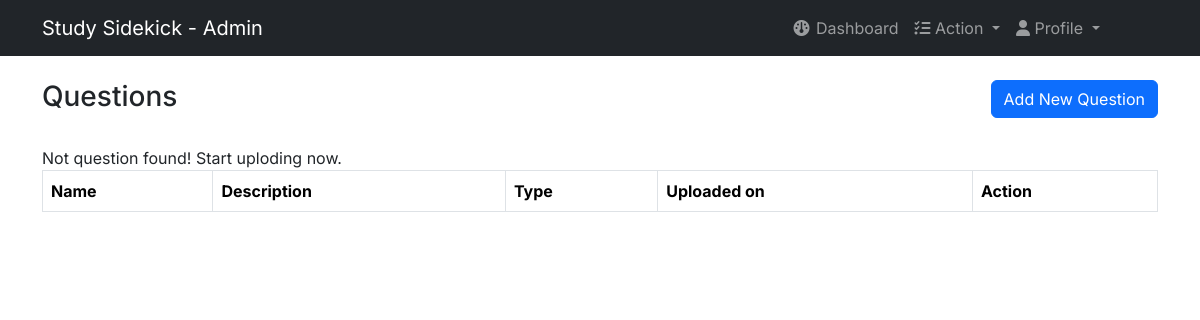
/dashboard/questions.php (signed in), run on an earlier commit of the app's database.
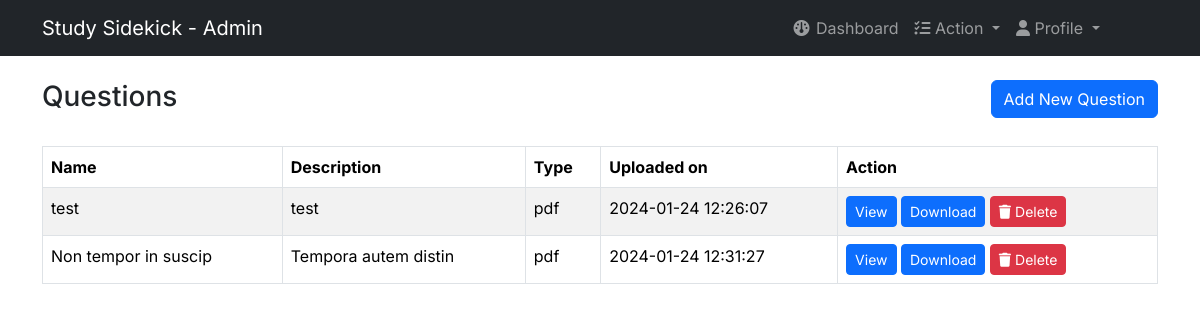
And on a later commit of the database.
### tables this page shows
CREATE TABLE IF NOT EXISTS `questions` (
  `question_id` int NOT NULL AUTO_INCREMENT,
  `question_name` varchar(255) DEFAULT NULL,
  `question_description` varchar(255) DEFAULT NULL,
  `subject_id` int DEFAULT NULL,
  `file` varchar(255) DEFAULT NULL,
  `file_type` varchar(255) DEFAULT NULL,
  `uploaded_by` int NOT NULL,
  `upload_time` timestamp NULL DEFAULT CURRENT_TIMESTAMP,
  PRIMARY KEY (`question_id`),
  KEY `questions_subject_subject_id_fk` (`subject_id`),
  CONSTRAINT `questions_subject_subject_id_fk` FOREIGN KEY (`subject_id`) REFERENCES `subject` (`subject_id`)
);

### dashboard/questions.php (the view, shortened to what this page needs)
<?php include 'includes/adminheader.php';
?>
<!DOCTYPE html>
<html lang="en">
<head>
</head>
<body>
    <?php include 'includes/adminnav.php'; ?>
    <div class="container mt-4">
        <div class="d-flex justify-content-between">
            <h3>Questions</h3>
            <div class="col-xs-4">
                <a href="add_question.php" class="btn btn-primary">Add New Question</a>
            </div>
        </div>
        <div class="mt-4">
            <form action="" method="post">
                <table class="table table-striped table-hover table-bordered">
                    <thead>
                        <tr>
                            <th>Name</th>
                            <th>Description</th>
                            <th>Type</th>
                            <th>Uploaded on</th>
                            <th>Action</th>
                        </tr>
                    </thead>
                    <tbody>
                        <?php
                        $query = "SELECT * FROM questions;";
                        $run_query = mysqli_query($conn, $query) or die(mysqli_error($conn));
                        if (mysqli_num_rows($run_query) > 0) {
                            while ($row = mysqli_fetch_array($run_query)) {
                                $question_id = $row['question_id'];
                                $question_name = $row['question_name'];
                                $question_description = $row['question_description'];
                                $file_type = $row['file_type'];
                                $file_date = $row['upload_time'];
                                $file = $row['file'];
                        ?>
                                <tr>
                                    <td><?php echo $question_name; ?></td>
                                    <td><?php echo $question_description; ?></td>
                                    <td><?php echo $file_type; ?></td>
                                    <td><?php echo $file_date; ?></td>
                                    <td>
                                        <a class='btn btn-sm btn-primary' href='#' onclick="displayPdf('allfiles/<?php echo $file; ?>', '<?php echo $file; ?>')">
                                            View
                                        </a>
                                        <a class='btn btn-sm btn-primary' href="download_file.php?type=question&id=<?php echo $question_id; ?>" download>
                                            Download
                                        </a>
                                        <a class="btn btn-sm btn-danger" onclick="confirm('Are you sure you want to delete this post?')" href="?del=<?php echo $question_id; ?>">
                                            <i class='fa fa-trash' style='color: white;'>
                                            </i> Delete
                                        </a>
                                    </td>
                                </tr>
                            <?php
                            }
                        } else {
                            ?>
                            <div>
                                Not question found! Start uploding now.
                            </div>
                        <?php
                        }
                        ?>
                    </tbody>
                </table>
            </form>
        </div>
    </div>
</body>
</html>

What changed in the data, as far as the page shows it:
added questions: question_name "test", question_description "test", file_type "pdf", upload_time "2024-01-24 12:26:07"
added questions: question_name "Non tempor in suscip", question_description "Tempora autem distin", file_type "pdf", upload_time "2024-01-24 12:31:27"
Also different on the page:
text no longer shown: "Not question found! Start uploding now."
